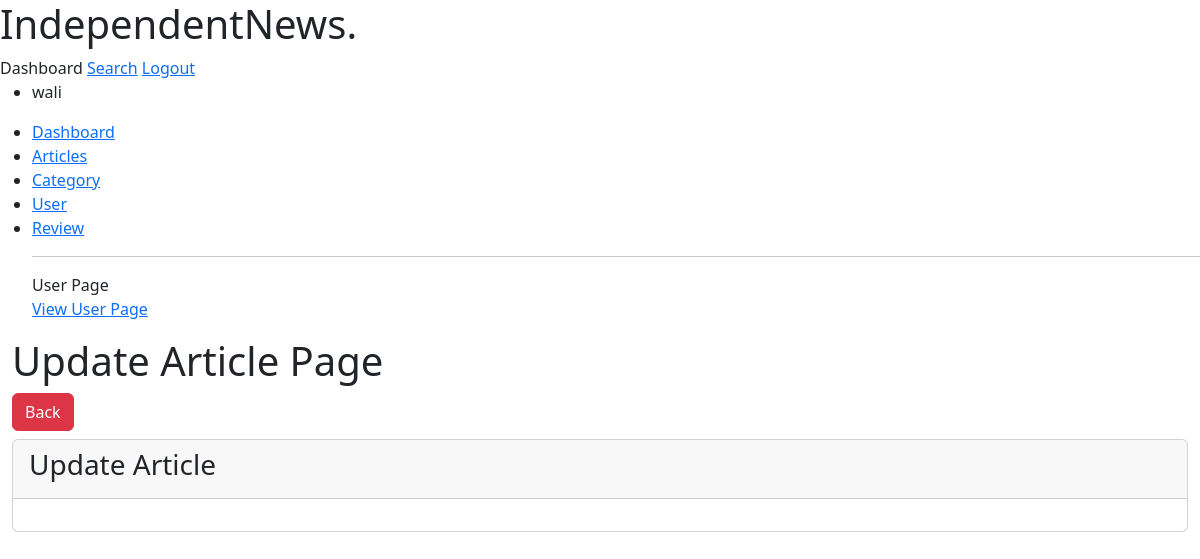
Before: /pages/admin/crud/article/update.php?slug=hahakaka (signed in) with the older database file.
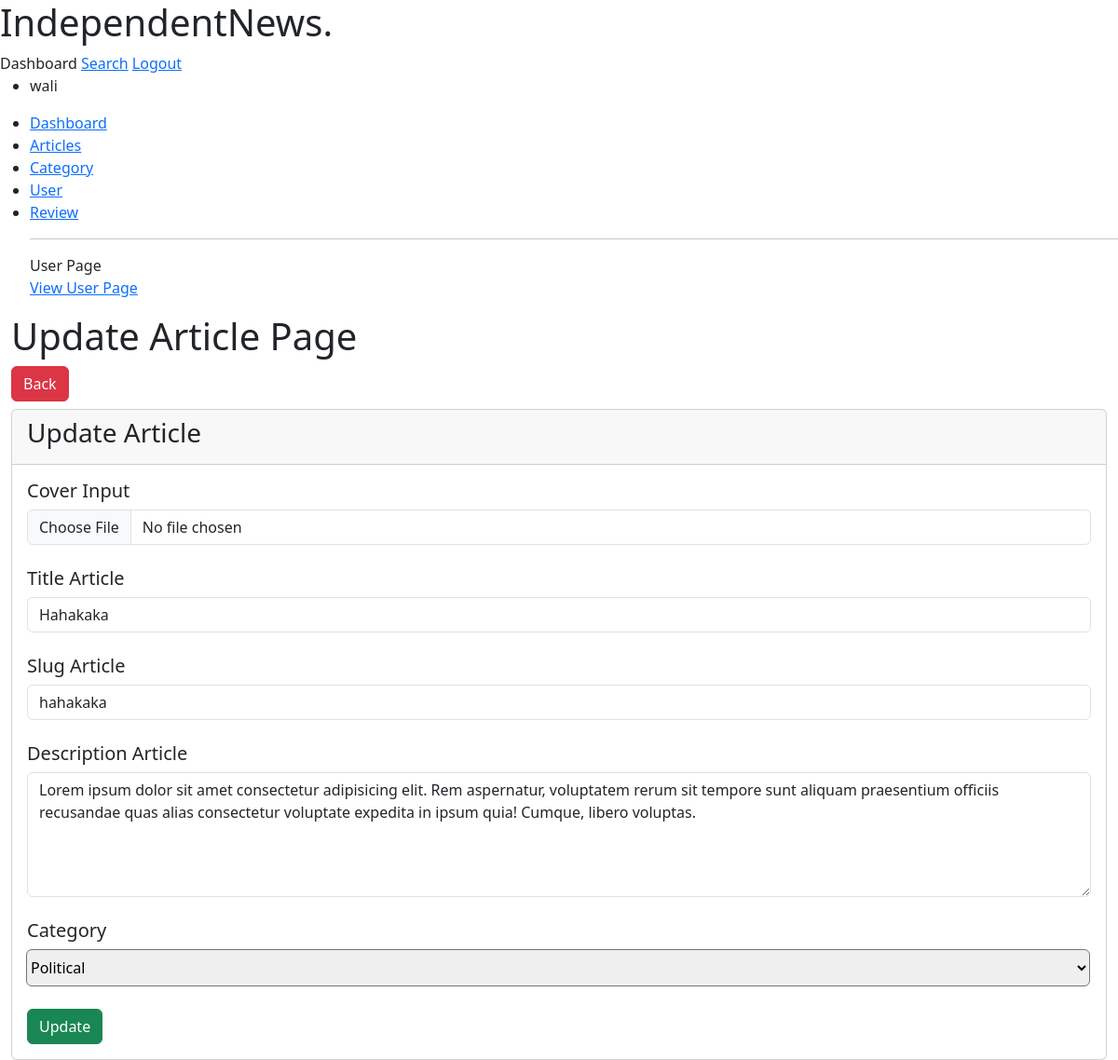
After: the same page with the newer database file.
### tables this page shows
CREATE TABLE `articles` (
  `id_article` int(3) NOT NULL,
  `cover_article` varchar(40) NOT NULL,
  `title_article` varchar(40) NOT NULL,
  `slug_article` varchar(40) NOT NULL,
  `desc_article` longtext NOT NULL,
  `id_category` int(3) NOT NULL
);

### pages/admin/crud/article/update.php (the view, shortened to what the changed rows need)
<!DOCTYPE html>
<html lang="en">
<head>
    <link href="https://cdn.jsdelivr.net/npm/bootstrap@5.3.0-alpha3/dist/css/bootstrap.min.css" rel="stylesheet">
    <link rel="stylesheet" href="https://cdn.jsdelivr.net/npm/bootstrap-icons@1.10.5/font/bootstrap-icons.css">
</head>
<body>
    <nav>
        <h1>Independent<span>News</span>.</h1>
    </nav>
    <div class="content-wrapper">
        <section class="content">
            <div class="container-fluid">
                <h1>Update Article Page</h1>
                <div class="col-12">
                    <div class="card card-default">
                        <div class="card-body">
                            <form action="update-act.php" method="POST" class="needs-validation" enctype="multipart/form-data" novalidate>
                                <?php
                                    include "../../../../connection/connection.php";
                                    $slug = $_GET['slug'];
                                    $article = mysqli_query($con, "select * from articles where slug_article='$slug'");
                                    while ($art = mysqli_fetch_array($article)) {
                                ?>
                                <div class="form-group mb-4">
                                    <label for="cover_article"><h5>Cover Input</h5></label>
                                    <input type="file" name="cover_article" class="form-control" value="<?php echo $art['cover_article']; ?>" id="cover_article">
                                </div>
                                <div class="form-group mb-4">
                                    <label for="title_article"><h5>Title Article</h5></label>
                                    <input type="text" name="title_article" class="form-control" id="title_article" value="<?php echo $art['title_article']; ?>" placeholder="Input Title for Article..." autofocus required>
                                </div>
                                <div class="form-group mb-4">
                                    <label for="slug_article"><h5>Slug Article</h5></label>
                                    <input type="text" name="slug_article" class="form-control" id="slug_article" value="<?php echo $art['slug_article']; ?>" placeholder="Input Slug..." required>
                                </div>
                                <div class="form-group mb-4">
                                    <label for="desc_article"><h5>Description Article</h5></label>
                                    <textarea class="form-control" name="desc_article" id="desc_article" rows="5" placeholder="Input Description for Article..." required><?php echo $art['desc_article']; ?></textarea>
                                </div>
                                <div class="form-group mb-4 input-group align-self-center">
                                    <label for="id_category"><h5>Category</h5></label>
                                    <?php
                                        include "../../../../connection/connection.php";
                                        $cate = mysqli_query($con, "select * from categories");
                                    ?>
                                    <select style="width: 100%; height: 40px;" class="custom-select rounded" name="id_category" id="id_category">
                                    <?php
                                        foreach ($cate as $cat) {
                                            if ($cat['id_category'] === $art['id_article']) {
                                    ?>
                                        <option selected value="<?php echo $cat['id_category']; ?>"><?php echo $cat['name_category']; ?></option>
                                    <?php while ($c = mysqli_fetch_array($cate)) { ?>
                                        <option value="<?php echo $c['id_category'] ?>"><?php echo $c['name_category']; ?></option>
                                    <?php }} else { ?>
                                        <option value="<?php echo $cat['id_category']; ?>"><?php echo $cat['name_category']; ?></option>
                                    <?php }} ?>
                                    </select>
                                </div>
                                <input type="submit" class="btn btn-success" name="update" id="" value="Update">
                                <?php } ?>
                            </form>
                        </div>
                    </div>
                </div>
            </div>
        </section>
    </div>
</body>
</html>

Changed rows visible on the page:
added articles: title_article "Hahakaka", slug_article "hahakaka", desc_article "Lorem ipsum dolor sit amet consectetur adipisicing elit. Rem aspernatur, voluptatem rerum sit tempore sunt aliquam praesentium officiis recusandae quas alias consectetur voluptate expedita in ipsum quia! Cumque, libero voluptas."
